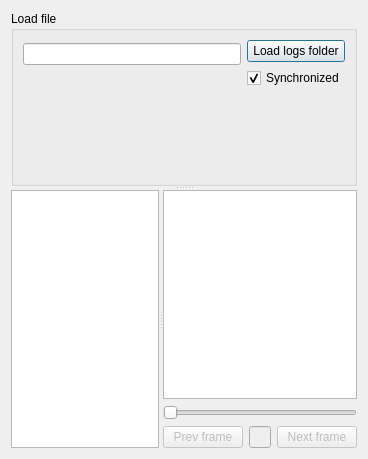
<?xml version="1.0" encoding="UTF-8"?>
<ui version="4.0">
 <class>Dialog</class>
 <widget class="QDialog" name="Dialog">
  <property name="geometry">
   <rect>
    <x>0</x>
    <y>0</y>
    <width>368</width>
    <height>459</height>
   </rect>
  </property>
  <property name="focusPolicy">
   <enum>Qt::ClickFocus</enum>
  </property>
  <property name="windowTitle">
   <string>Resim Viewer</string>
  </property>
  <layout class="QVBoxLayout" name="verticalLayout">
   <item>
    <widget class="QSplitter" name="splitter">
     <property name="orientation">
      <enum>Qt::Vertical</enum>
     </property>
     <widget class="QGroupBox" name="groupBox">
      <property name="title">
       <string>Load file</string>
      </property>
      <layout class="QVBoxLayout" name="verticalLayout_16">
       <item>
        <layout class="QHBoxLayout" name="horizontalLayout">
         <item>
          <layout class="QGridLayout" name="gridLayout">
           <item row="0" column="0">
            <widget class="QLineEdit" name="rv_loadDataLine">
             <property name="focusPolicy">
              <enum>Qt::StrongFocus</enum>
             </property>
             <property name="readOnly">
              <bool>true</bool>
             </property>
            </widget>
           </item>
           <item row="1" column="0">
            <spacer name="horizontalSpacer">
             <property name="orientation">
              <enum>Qt::Horizontal</enum>
             </property>
             <property name="sizeHint" stdset="0">
              <size>
               <width>40</width>
               <height>20</height>
              </size>
             </property>
            </spacer>
           </item>
          </layout>
         </item>
         <item>
          <layout class="QGridLayout" name="gridLayout_2">
           <item row="0" column="0">
            <widget class="QPushButton" name="rv_loadFolderBtn">
             <property name="focusPolicy">
              <enum>Qt::StrongFocus</enum>
             </property>
             <property name="statusTip">
              <string>Load resim input folder</string>
             </property>
             <property name="text">
              <string>Load logs folder</string>
             </property>
            </widget>
           </item>
           <item row="1" column="0">
            <widget class="QCheckBox" name="rv_synchronized">
             <property name="focusPolicy">
              <enum>Qt::StrongFocus</enum>
             </property>
             <property name="statusTip">
              <string>Check if resim viewer has to be synchronized with event finder viewer</string>
             </property>
             <property name="text">
              <string>Synchronized</string>
             </property>
             <property name="checked">
              <bool>true</bool>
             </property>
            </widget>
           </item>
          </layout>
         </item>
        </layout>
       </item>
       <item>
        <spacer name="verticalSpacer">
         <property name="orientation">
          <enum>Qt::Vertical</enum>
         </property>
         <property name="sizeHint" stdset="0">
          <size>
           <width>20</width>
           <height>75</height>
          </size>
         </property>
        </spacer>
       </item>
      </layout>
     </widget>
     <widget class="QSplitter" name="splitter_2">
      <property name="enabled">
       <bool>true</bool>
      </property>
      <property name="orientation">
       <enum>Qt::Horizontal</enum>
      </property>
      <widget class="QWidget" name="layoutWidget">
       <layout class="QVBoxLayout" name="verticalLayout_2" stretch="1">
        <item>
         <widget class="QTableView" name="rv_dataTable">
          <property name="enabled">
           <bool>true</bool>
          </property>
          <property name="sizePolicy">
           <sizepolicy hsizetype="Preferred" vsizetype="Preferred">
            <horstretch>0</horstretch>
            <verstretch>0</verstretch>
           </sizepolicy>
          </property>
          <property name="minimumSize">
           <size>
            <width>10</width>
            <height>10</height>
           </size>
          </property>
          <property name="maximumSize">
           <size>
            <width>1000000</width>
            <height>1000000</height>
           </size>
          </property>
          <property name="focusPolicy">
           <enum>Qt::StrongFocus</enum>
          </property>
          <property name="editTriggers">
           <set>QAbstractItemView::DoubleClicked</set>
          </property>
          <property name="dragEnabled">
           <bool>true</bool>
          </property>
          <property name="dragDropOverwriteMode">
           <bool>false</bool>
          </property>
          <property name="dragDropMode">
           <enum>QAbstractItemView::InternalMove</enum>
          </property>
          <property name="defaultDropAction">
           <enum>Qt::MoveAction</enum>
          </property>
          <property name="selectionMode">
           <enum>QAbstractItemView::SingleSelection</enum>
          </property>
          <property name="selectionBehavior">
           <enum>QAbstractItemView::SelectItems</enum>
          </property>
          <property name="sortingEnabled">
           <bool>true</bool>
          </property>
          <attribute name="horizontalHeaderDefaultSectionSize">
           <number>150</number>
          </attribute>
          <attribute name="horizontalHeaderMinimumSectionSize">
           <number>110</number>
          </attribute>
          <attribute name="horizontalHeaderShowSortIndicator" stdset="0">
           <bool>false</bool>
          </attribute>
          <attribute name="verticalHeaderCascadingSectionResizes">
           <bool>false</bool>
          </attribute>
          <attribute name="verticalHeaderMinimumSectionSize">
           <number>10</number>
          </attribute>
          <attribute name="verticalHeaderStretchLastSection">
           <bool>false</bool>
          </attribute>
         </widget>
        </item>
       </layout>
      </widget>
      <widget class="QWidget" name="layoutWidget_2">
       <layout class="QVBoxLayout" name="verticalLayout_3" stretch="0,0,0">
        <item>
         <widget class="QGraphicsView" name="rv_videoView"/>
        </item>
        <item>
         <widget class="QSlider" name="rv_videoSlider">
          <property name="orientation">
           <enum>Qt::Horizontal</enum>
          </property>
         </widget>
        </item>
        <item>
         <layout class="QHBoxLayout" name="horizontalLayout_2" stretch="0,1,0,1,0">
          <item>
           <widget class="QPushButton" name="rv_prevFrameBtn">
            <property name="enabled">
             <bool>false</bool>
            </property>
            <property name="focusPolicy">
             <enum>Qt::StrongFocus</enum>
            </property>
            <property name="statusTip">
             <string>Move to previous frame in current event (Left, Ctrl+left)</string>
            </property>
            <property name="text">
             <string>Prev frame</string>
            </property>
            <property name="shortcut">
             <string>Left</string>
            </property>
            <property name="autoRepeat">
             <bool>true</bool>
            </property>
            <property name="autoRepeatDelay">
             <number>150</number>
            </property>
            <property name="autoRepeatInterval">
             <number>0</number>
            </property>
           </widget>
          </item>
          <item>
           <spacer name="horizontalSpacer_2">
            <property name="orientation">
             <enum>Qt::Horizontal</enum>
            </property>
            <property name="sizeHint" stdset="0">
             <size>
              <width>40</width>
              <height>20</height>
             </size>
            </property>
           </spacer>
          </item>
          <item>
           <widget class="QLineEdit" name="rv_frameEdit">
            <property name="enabled">
             <bool>false</bool>
            </property>
            <property name="maximumSize">
             <size>
              <width>60</width>
              <height>16777215</height>
             </size>
            </property>
            <property name="focusPolicy">
             <enum>Qt::StrongFocus</enum>
            </property>
            <property name="statusTip">
             <string>Move to specified frame in current event</string>
            </property>
            <property name="text">
             <string/>
            </property>
            <property name="alignment">
             <set>Qt::AlignCenter</set>
            </property>
           </widget>
          </item>
          <item>
           <spacer name="horizontalSpacer_13">
            <property name="orientation">
             <enum>Qt::Horizontal</enum>
            </property>
            <property name="sizeHint" stdset="0">
             <size>
              <width>40</width>
              <height>20</height>
             </size>
            </property>
           </spacer>
          </item>
          <item>
           <widget class="QPushButton" name="rv_nextFrameBtn">
            <property name="enabled">
             <bool>false</bool>
            </property>
            <property name="focusPolicy">
             <enum>Qt::StrongFocus</enum>
            </property>
            <property name="statusTip">
             <string>Move to next frame in current event (Right, Ctrl+Right)</string>
            </property>
            <property name="text">
             <string>Next frame</string>
            </property>
            <property name="shortcut">
             <string>Right</string>
            </property>
            <property name="autoRepeat">
             <bool>true</bool>
            </property>
            <property name="autoRepeatDelay">
             <number>150</number>
            </property>
            <property name="autoRepeatInterval">
             <number>0</number>
            </property>
           </widget>
          </item>
         </layout>
        </item>
       </layout>
      </widget>
     </widget>
    </widget>
   </item>
  </layout>
 </widget>
 <resources/>
 <connections/>
</ui>
